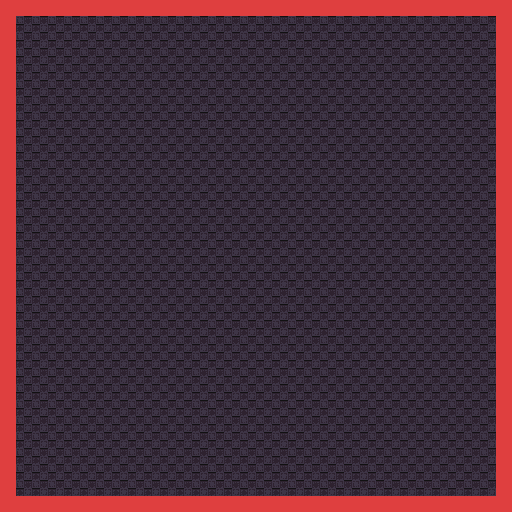

Rendered tile map (Tiled .tmx) drawn with the repository's tilesets; below, a short description and the map source with its tile grids summarised:
An orthogonal 32x32 tile map with 16x16 px tiles, 3 tile layers (Floor, Walls, Collideables), 1 hidden layer not drawn, 4 tilesets.

<map version="1.10" tiledversion="1.10.1" orientation="orthogonal" renderorder="right-down" width="32" height="32" tilewidth="16" tileheight="16" infinite="0" nextlayerid="5" nextobjectid="1">
 <tileset firstgid="1" source="floor.tsx" />
 <tileset firstgid="2" source="walls.tsx" />
 <tileset firstgid="17" source="campfire.tsx" />
 <tileset firstgid="18" source="collideables.tsx" />
 <layer id="1" name="Floor" width="32" height="32">
  <data>[1024 cells, 1024 non-empty, 1 distinct tile ids]</data>
 </layer>
 <layer id="2" name="Walls" width="32" height="32">
  <data>[1024 cells, 124 non-empty, 8 distinct tile ids]</data>
 </layer>
 <layer id="3" name="Campfire" width="32" height="32" visible="0">
  <data>[1024 cells, 13 non-empty, 1 distinct tile ids]</data>
 </layer>
 <layer id="4" name="Collideables" width="32" height="32">
  <data>[1024 cells, 124 non-empty, 1 distinct tile ids]</data>
 </layer>
</map>
